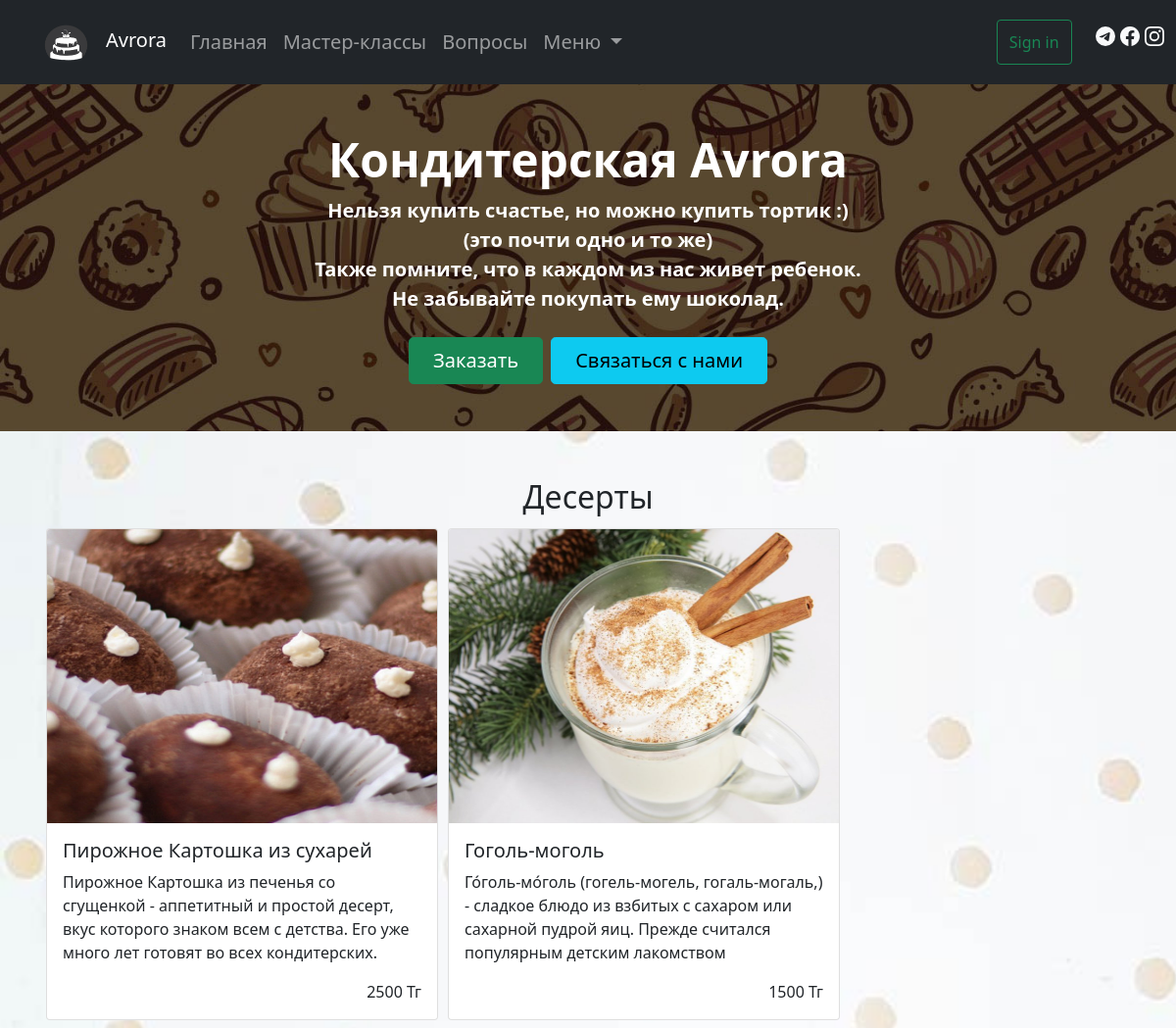
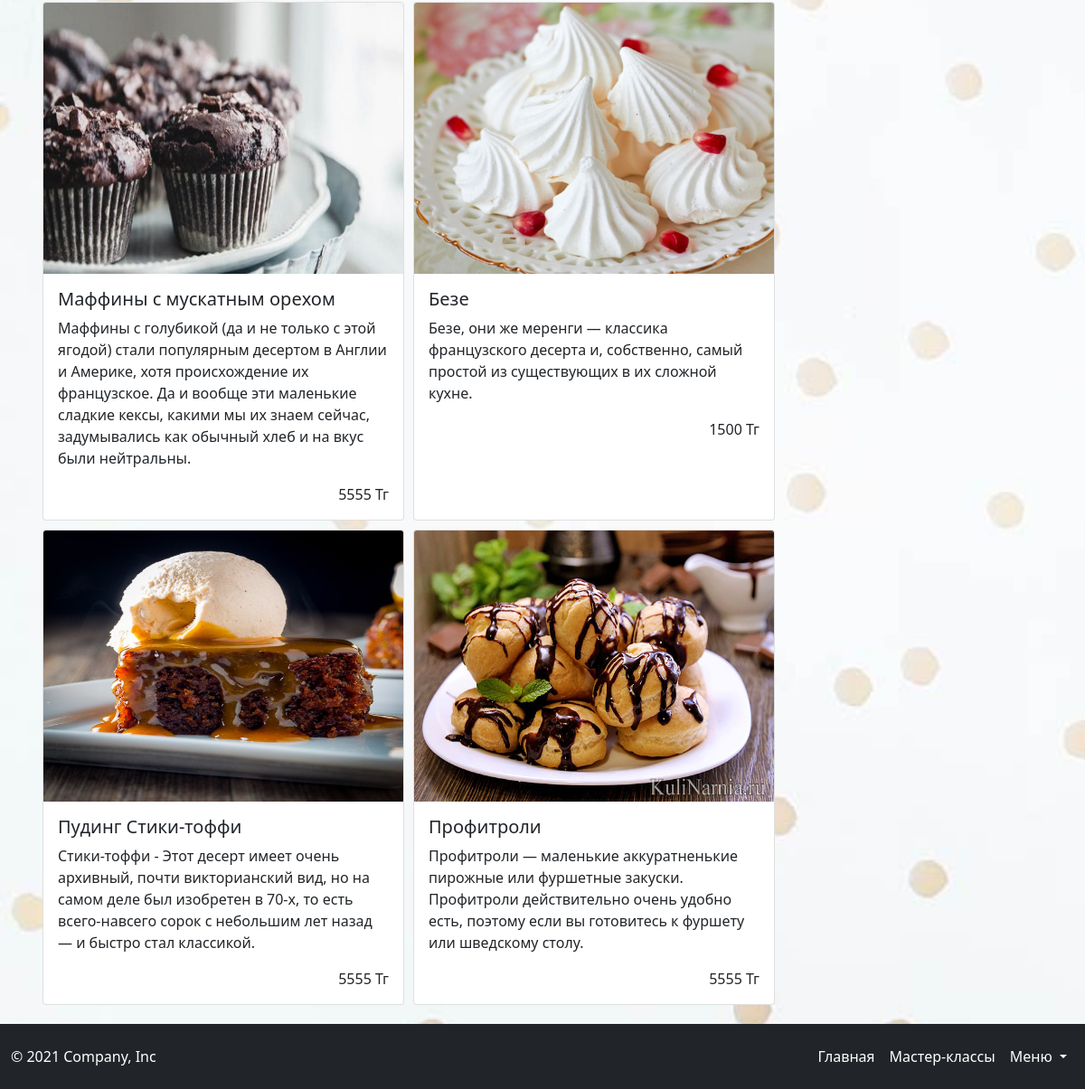
/desert.php, run on the app's committed database (2 pictures, top to bottom).
### tables this page shows
CREATE TABLE `deserts` (
  `id_deserts` int NOT NULL,
  `title` varchar(50) NOT NULL,
  `desc` text NOT NULL,
  `price` float NOT NULL,
  `imgname` varchar(255) NOT NULL
);

### desert.php (the view, shortened to what this page needs)
<?php
    require "blocks/header.php";
  require_once 'connectpdo.php'; ?>
 <?php
 $sql2 = $pdo -> prepare("SELECT * FROM deserts");
 $sql2 -> execute();
 $izd = $sql2 -> fetchAll(PDO::FETCH_OBJ);
?>
  <h2 class="text-center">Десерты</h2>
    <div class="container">
      <div class="d-flex flex-wrap mb-3">
        <?php foreach($izd as $izdelia): ?>
          <div class="card" style="width: 25rem; margin: 5px;">
           <img src="/imgs/<?php echo $izdelia -> imgname; ?>" class="card-img-top" alt="<?php $izdelia -> imgname?>" width="300" height="300">
            <div class="card-body">
              <h5 class="card-title"><?php echo $izdelia ->title; ?></h5>
              <p class="card-text"><?php echo $izdelia ->desc; ?></p>
              <p class="card-text text-end"><?php echo $izdelia ->price; ?> Тг</p>
            </div>
          </div>
        <?php endforeach ?>
      </div>
    </div>
<?php
    require "blocks/footer.php";
    ?>

### blocks/header.php (shortened to what this page needs)
<!DOCTYPE html>
<html lang="ru">
<head>
    <link rel="stylesheet" href="/css/main.css">
<link href="https://cdn.jsdelivr.net/npm/bootstrap@5.1.3/dist/css/bootstrap.min.css" rel="stylesheet"
integrity="sha384-1BmE4kWBq78iYhFldvKuhfTAU6auU8tT94WrHftjDbrCEXSU1oBoqyl2QvZ6jIW3">
<link rel="stylesheet" href="path/to/font-awesome/css/font-awesome.min.css">
</head>
<body >
    <nav class="navbar navbar-expand-lg navbar-dark bg-dark " >
        <div class="container-fluid ms-3">
            <a href="index.php" class="navbar-brand" > <img src="/imgs/logo.png" alt="" width="80" height="60">Avrora</a>
        <div class="collapse navbar-collapse" id="navbarContent" style="font-size:20px;">
            <ul class="navbar-nav me-auto mb-2 mb-lg-0">
                <li class="nav-item">
                    <a href="index.php" class="nav-link ">Главная</a>
                </li>
                <li class="nav-item">
                    <a href="masterklass.php" class="nav-link ">Мастер-классы</a>
                </li>
                <li class="nav-item">
                    <a href="questions.php" class="nav-link ">Вопросы</a>
                </li>
                <li class="nav-item dropdown">
          <a class="nav-link dropdown-toggle" href="#" id="navbarDropdown" role="button" data-bs-toggle="dropdown" aria-expanded="false">
            Меню
          </a>
            </ul>
   <?
if ($_SESSION['username']!='') { ?>
      <a href="logout.php" class="action-logout  btn btn-info<?php echo $exit_class; ?>">
                            <div class="text"><i class="fa fa-sign-out"></i> Выйти</div>
                                      </a>
<? } else { ?>
    <div class="d-flex">
              <button type="button" class="btn btn-outline-success ms-3 me-4" data-bs-toggle="modal" data-bs-target="#exampleModal">Sign in</button>
              <p class="link-light" > <a href="" class="link-light ">  </a>
<a href="" class="link-light  "></a>
<a href="" class="link-light "></a></p>
            </div>
<? } ?>
        </div>
        </div>
    </nav>
    <div class="px-4 py-5 mb-5 text-center text-white" id="cover" >
        <div class="container-fluid" >
            <h1 class="display-5 fw-bold">Кондитерская Avrora</h1>
                <div class="col-lg-6 mx-auto">
                    <p class="lead mb-4 fw-bold">Нельзя купить счастье, но можно купить тортик :)<br>
                      (это почти одно и то же)<br>
                      Также помните, что в каждом из нас живет ребенок.<br>
                      Не забывайте покупать ему шоколад.
                    </p>
                        <div class="d-grid gap-2 d-sm-flex justify-content-sm-center">
                            <button type="button" class="btn btn-success btn-lg px-4 gap-3 " data-bs-toggle="modal" data-bs-target="#exampleModala">Заказать</button>
                                <button type="button" class="btn btn-info btn-lg px-4"  data-bs-toggle="modal" data-bs-target="#call">Связаться с нами</button>
                        </div>
                </div>
        </div>
    </div>

### blocks/footer.php (shortened to what this page needs)
    <div class="container-fluid bg-dark">
    <footer class="d-flex flex-wrap justify-content-between align-items-center py-3  ">
        <p class="col-md-4 mb-0 text-white ">© 2021 Company, Inc</p>
        <ul class="nav col-md-4 justify-content-end ">
          <li class="nav-item"><a href="index.php" class="nav-link px-2 text-white">Главная</a></li>
          <li class="nav-item"><a href="masterklass.php" class="nav-link px-2 text-white">Мастер-классы</a></li>
          <li class="nav-item dropdown">
          <a class="nav-link dropdown-toggle px-2 text-white" href="#" id="navbarDropdown" role="button" data-bs-toggle="dropdown" aria-expanded="false">
          Меню
          </a>
        </ul>
      </footer>
    </div>
</body>
</html>

### css/main.css (style rules this page uses)
#cover { width: 100%; height: 100%; background: url(/imgs/cover.jpg) no-repeat; background-size: cover; }
body { background: url(/imgs/bg.jpg) no-repeat; background-size: cover; }

### data on the page
deserts: imgname (picture), title "Пирожное Картошка из сухарей", desc "Пирожное Картошка из печенья со сгущенкой - аппетитный и простой десерт, вкус которого знаком всем с детства. Его уже много лет готовят во всех кондитерских.", price "2500"
deserts: imgname (picture), title "Гоголь-моголь", desc "Го́голь-мо́голь (гогель-могель, гогаль-могаль,) - сладкое блюдо из взбитых с сахаром или сахарной пудрой яиц. Прежде считался популярным детским лакомством", price "1500"
deserts: imgname (picture), title "Маффины с мускатным орехом", desc "Маффины с голубикой (да и не только с этой ягодой) стали популярным десертом в Англии и Америке, хотя происхождение их французское. Да и вообще эти маленькие сладкие кексы, какими мы их знаем сейчас, задумывались как обычный хлеб и на вкус были нейтральны.", price "5555"
deserts: imgname (picture), title "Безе", desc "Безе, они же меренги — классика французского десерта и, собственно, самый простой из существующих в их сложной кухне.", price "1500"
deserts: imgname (picture), title "Пудинг Стики-тоффи", desc "Стики-тоффи - Этот десерт имеет очень архивный, почти викторианский вид, но на самом деле был изобре­тен в 70-х, то есть всего-навсего сорок с небольшим лет назад — и быстро стал классикой.", price "5555"
deserts: imgname (picture), title "Профитроли", desc "Профитроли — маленькие аккуратненькие пирожные или фуршетные закуски. Профитроли действительно очень удобно есть, поэтому если вы готовитесь к фуршету или шведскому столу.", price "5555"
